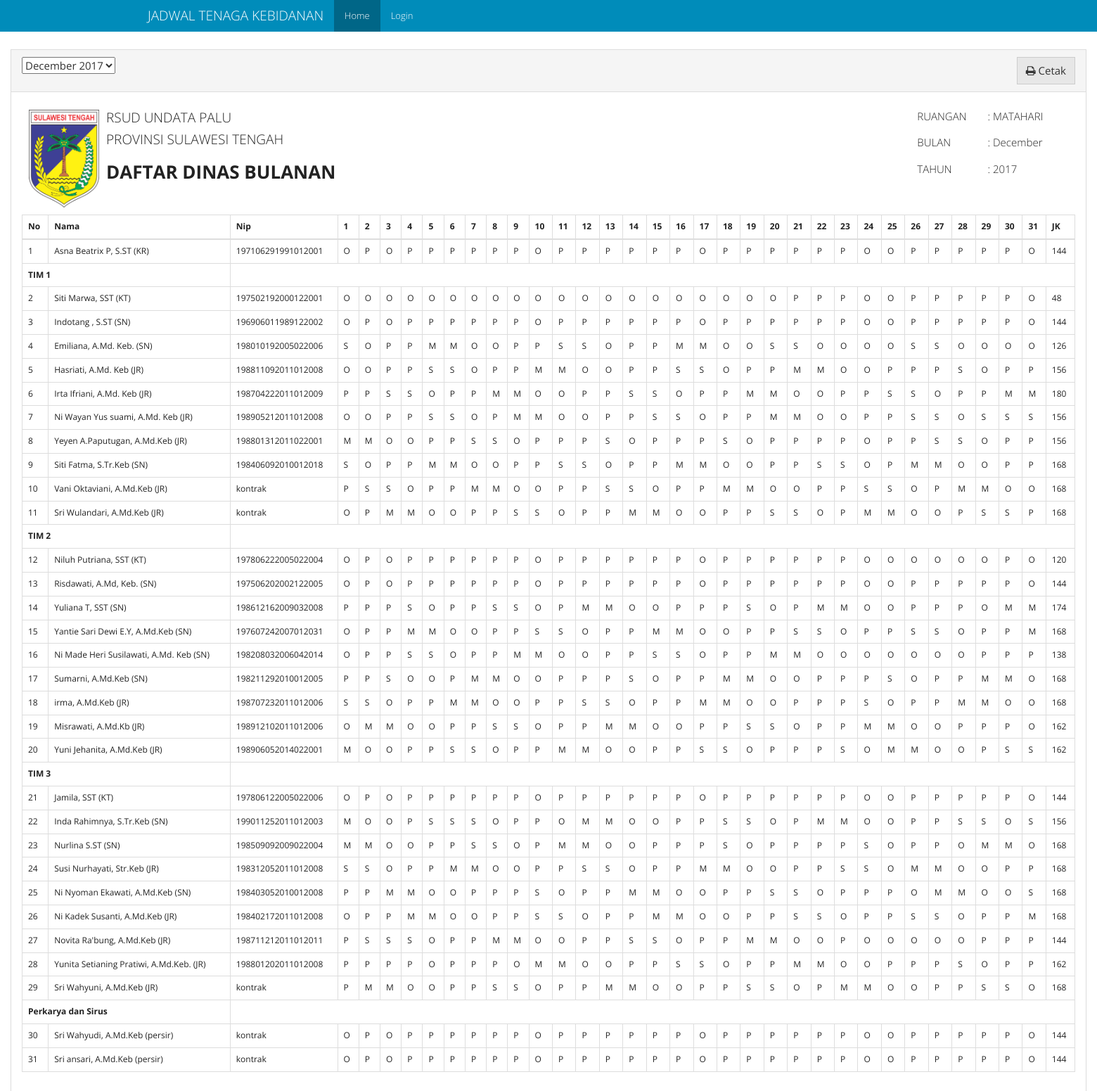
Before: / with the older database file.
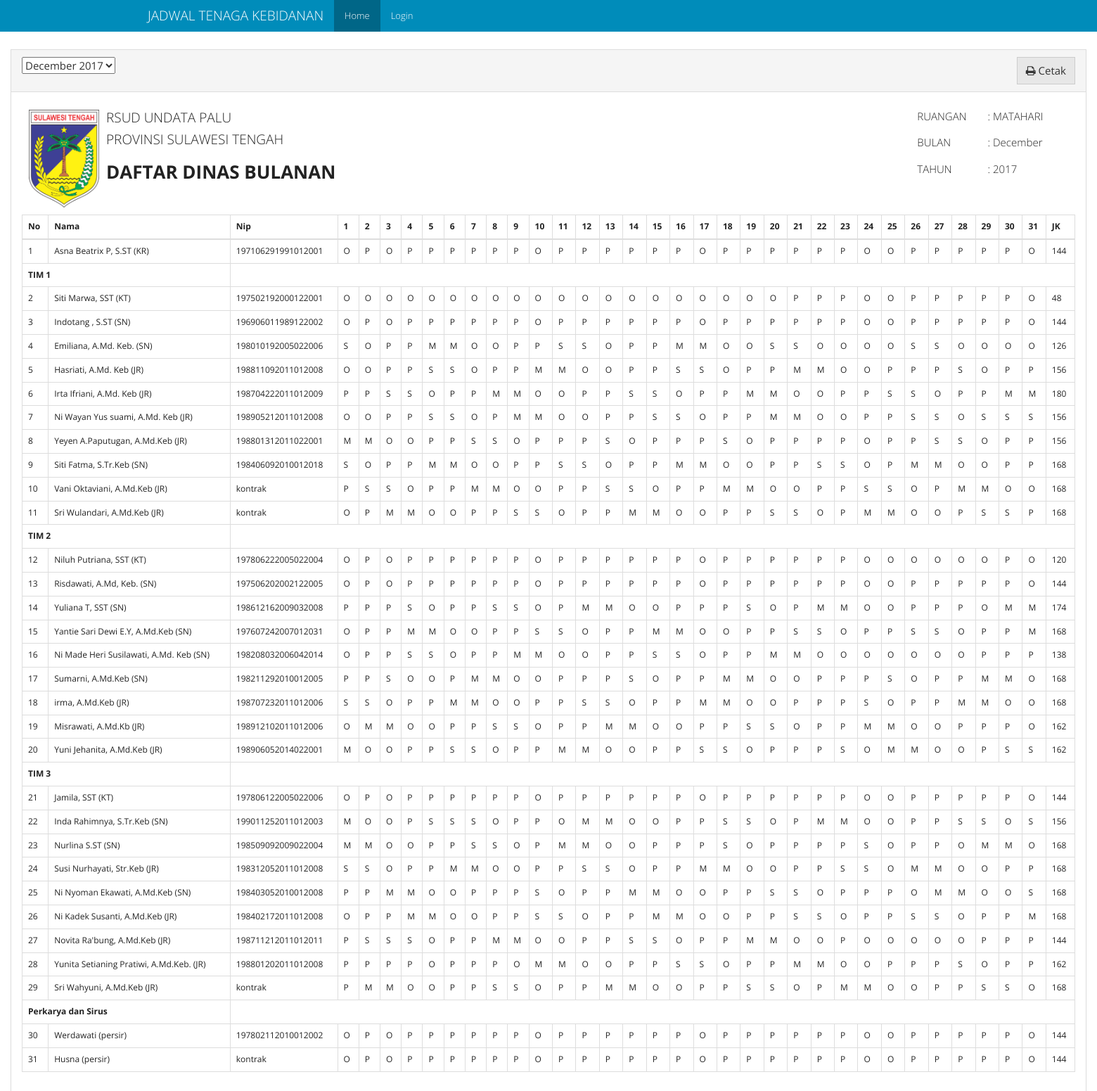
After: the same page with the newer database file.
### models.py (models this page shows, shortened)
class Schedules(db.Model):
    id = db.Column(db.Integer, primary_key=True)
    periode_id = db.Column(db.Integer, db.ForeignKey("periode.id"), nullable=False)
    bidan_id = db.Column(db.Integer, db.ForeignKey("bidan.id", ondelete='SET NULL'), nullable=True)
    shift = db.Column(db.Text, default="", nullable=True)
    rest_shift = db.Column(db.Text, default="CLEAR", nullable=True)
    name = db.Column(db.String(50), nullable=True)
    nip = db.Column(db.String(20), nullable=True)
    officer = db.Column(db.String(20), nullable=True)
    tim = db.Column(db.String(10), nullable=True)

### views.py (the view)
@app.route("/", methods=['GET', 'POST'])
def homepage():
    table_query = Schedules.query \
        .join(Periode) \
        .add_columns(Schedules.id.label("schedule_id"), Schedules.officer, Schedules.nip, Schedules.name, Schedules.shift, Schedules.rest_shift, Schedules.tim, Periode.id, Periode.periode)
    table_periode = table_query.order_by(Periode.periode.desc()).group_by(Periode.periode).all()
    list_periode = []
    for periode in table_periode:
        pr = {}
        pr["id"] = periode.periode.strftime("%Y-%m-%d")
        pr["periode"] = periode.periode.strftime("%B %Y")
        list_periode.append(pr)
    if request.method == 'POST':
        periode_periode = request.form["select-periode"]
    else:
        periode_periode = list_periode[0]["id"]
    periode_split = periode_periode.split("-")
    periode_date = datetime.date(int(periode_split[0]), int(periode_split[1]), 1)
    current_periode = {"bulan": periode_date.strftime("%B"), "tahun": periode_date.strftime("%Y")}
    days = calendar.monthrange(periode_date.year, periode_date.month)[1]
    kt = [shift_list(table_query.filter((Schedules.officer == "KT") & (Schedules.tim == "tim1")).filter(Periode.periode == periode_date).all()),
          shift_list(table_query.filter((Schedules.officer == "KT") & (Schedules.tim == "tim2")).filter(Periode.periode == periode_date).all()),
          shift_list(table_query.filter((Schedules.officer == "KT") & (Schedules.tim == "tim3")).filter(Periode.periode == periode_date).all())]
    tim = [shift_list(table_query.filter((Schedules.tim == "tim1") & (Schedules.officer != "KT")).filter(Periode.periode == periode_date).order_by(Schedules.bidan_id.asc()).all()),
           shift_list(table_query.filter((Schedules.tim == "tim2") & (Schedules.officer != "KT")).filter(Periode.periode == periode_date).order_by(Schedules.bidan_id.asc()).all()),
           shift_list(table_query.filter((Schedules.tim == "tim3") & (Schedules.officer != "KT")).filter(Periode.periode == periode_date).order_by(Schedules.bidan_id.asc()).all())]
    persir = shift_list(table_query.filter(Schedules.officer == "persir").order_by(Schedules.id.asc()).filter(Periode.periode == periode_date).all())
    periode_schedule = {"kr": shift_list(table_query.filter(Schedules.officer == "KR").filter(Periode.periode == periode_date).all()),
                        "kt": kt, "tim": tim, "persir": persir}
    return render_template('home.html', periode=list_periode, table=periode_schedule, periode_value=periode_periode, days=days, current_periode=current_periode)

### app.py (called while the page is built)
@app.before_request
def _before_request():
    g.user = current_user

### views.py (called while the page is built)
def shift_list(obj):
    new_obj = []
    for result in obj:
        temp_obj = {}
        temp_obj["id"] = result.id
        temp_obj["name"] = result.name
        temp_obj["officer"] = result.officer
        temp_obj["tim"] = result.tim
        temp_obj["nip"] = result.nip
        shift = ''.join(result.shift.split())
        if shift != "" and shift != "CLEAR":
            temp_obj["shift"] = result.shift.split(",")
        else:
            temp_obj["shift"] = None
        rest_shift = ''.join(result.rest_shift.split())
        if rest_shift != "" and rest_shift != "CLEAR":
            temp_obj["rest_shift"] = result.rest_shift.split(",")
        else:
            temp_obj["rest_shift"] = None
        temp_obj['total_jam_kerja'] = get_hours_total(temp_obj)
        temp_obj["schedule_id"] = result.schedule_id
        new_obj.append(temp_obj)
    return new_obj

### templates/home.html (shortened to what this page needs)
{% extends "base.html" %}
{% from "macro/shift_element.html" import shift_element %}
{% block class_container %}container-fluid{% endblock %}
{% block nav_home %} active {% endblock %}
{%  block content %}
<div class="panel panel-default">
		  <div class="panel-heading">
		  	  <div class="form-group">
				  <form action="/" id="form-periode" class="form form-inline" method="post">
					  <select  name="select-periode" id="select-periode">
						{% for pr in periode %}
							<option value="{{pr['id']}}">{{pr['periode']}}</option>
						{% endfor %}
					  </select>
                      <button id="cetak-jadwal" class="btn btn-default pull-right"> <i class="fa fa-print" aria-hidden="true"></i>  Cetak</button>
				  </form>
		        </div>
		  </div>
		  <div class="panel-body">
              <div class="row">
                    <div class="col-xs-6 block">
                        <img class="pull-left gap-right" style="width: 100px; heigth: 100px; margin:10px;" src="{{ url_for('static', filename='images/logo-sulteng.png')}}" alt="">
                        <H4>RSUD UNDATA PALU</H4>
                        <H4>PROVINSI SULAWESI TENGAH</H4>
                        <H3><strong>DAFTAR DINAS BULANAN</strong></H3>
                    </div>
                    <div class="col-xs-6 col-xs-push-4 block">
                        <table>
                            <tr>
                                <td style="padding-right:30px;"><h5>RUANGAN</h5></td>
                                <td><h5>: MATAHARI</h5></td>
                            </tr>
                             <tr>
                                <td><h5>BULAN</h5></td>
                                <td><h5>: {{ current_periode['bulan'] }}</h5></td>
                            </tr>
                             <tr>
                                <td><h5>TAHUN</h5></td>
                                <td><h5>: {{ current_periode['tahun'] }}</h5></td>
                            </tr>
                        </table>
                    </div>
                </div>
                <table class="table table-bordered table-responsive">
                  <thead>
                    <tr>
                      <th>No</th>
                      <th>Nama</th>
                      <th>Nip</th>
                      {% for i in range(days) %}
                        <th>{{loop.index}}</th>
                      {% endfor %}
                        <th>JK</th>
                    </tr>
                  </thead>
                  <tbody>
                    <tr>
                      <td class="table-number">-</td>
                      {% for table in table['kr'] %}
                          <td>{{ table.name }} ({{table.officer}})</td>
                          <td>{{ table.nip|default('<unknown>', True) }}</td>
                          {{ shift_element(table,days) }}
                        <td>{{ table.total_jam_kerja}}</td>
                      {% endfor %}
                    </tr>
                  {% for i in range(0, (table['kt']) | length) %}
                        {% if table['tim'][i] is defined and table['tim'][i]|length > 0 %}
                            <tr>
                              <td colspan="2"><strong>TIM {{ loop.index }}</strong></td>
                            </tr>
                            <tr>
                              <td class="table-number">-</td>
                              {% for table in table['kt'][i] %}
                                  <td>{{ table.name }} ({{table.officer}})</td>
                                  <td>{{ table.nip|default('<unknown>', True) }}</td>
                                  {{ shift_element(table,days) }}
                                <td>{{ table.total_jam_kerja}}</td>
                              {% endfor %}
                            </tr>
                            {% for table in table['tim'][i] %}
                              <tr>
                                <td class="table-number">-</td>
                                <td>{{ table.name }} ({{table.officer}})</td>
                                <td>{{ table.nip|default('<unknown>', True) }}</td>
                                {{ shift_element(table,days) }}
                                  <td>{{ table.total_jam_kerja}}</td>
                              </tr>
                            {% endfor %}
                        {% endif %}
                    {% endfor %}
                  {% if table['persir'] is defined and table['persir']|length > 0 %}
                        <tr>
                                  <td colspan="2"><strong>Perkarya dan Sirus</strong></td>
                        </tr>
                        {% for table in table['persir'] %}
                                  <tr>
                                    <td class="table-number">-</td>
                                    <td>{{ table.name }} ({{table.officer}})</td>
                                    <td>{{ table.nip|default('<unknown>', True) }}</td>
                                    {{ shift_element(table,days) }}
                                      <td>{{ table.total_jam_kerja}}</td>
                                  </tr>
                        {% endfor %}
                    {% endif %}
                  </tbody>
                </table>
		  </div>
		</div>
{% endblock %}

### templates/base.html (shortened to what this page needs)
<!DOCTYPE html>
<html lang="en">
<head>
    <link rel="stylesheet" href="{{ url_for('static', filename='css/bootstrap.min.css')}}">
    <link rel="stylesheet" href="{{ url_for('static', filename='css/font-awesome.css')}}">
</head>
<body>
<nav class="navbar navbar-inverse navbar-fixed-top">
    <div class="container">
        <div class="navbar-header">
            <a class="navbar-brand" href="#">{% block branding %}JADWAL TENAGA KEBIDANAN{% endblock %}</a>
        </div>
        <div id="navbar" class="collapse navbar-collapse">
            <ul class="nav navbar-nav">
                <li class="{% block nav_home %}{% endblock %}"><a href="{{ url_for('homepage') }}">Home</a></li>
                {% if g.user.is_authenticated %}
                    <li class="{% block nav_penjadwalan %}{% endblock %}"><a href="{{ url_for('penjadwalan') }}">Penjadwalan</a></li>
                    <li class="{% block nav_setting %}{% endblock %}"><a href="{{ url_for('setting') }}">Pengaturan Proses</a></li>
                    <li class=""><a href="/admin/">Admin</a></li>
                    <li><a href="{{ url_for('logout') }}">Logout</a></li>
                {% else %}
                    <li class="{% block nav_login %}{% endblock %}"><a href="{{ url_for('login') }}">Login</a></li>
                {% endif %}
            </ul>
        </div>
    </div>
</nav>
<div class="{% block class_container %}container{% endblock %}" style="margin-top: 70px;">
    {% block content %}
    {% endblock %}
</div>
</body>
</html>

### templates/macro/shift_element.html
{% macro shift_element(table,days) %}
  {% if table.rest_shift %}
    {% for i in range(days) %}
        {% if table.rest_shift[i] != '-' %}
            <td><strong>{{ table.rest_shift[i] }}</strong></td>
        {% else %}
            {% if table.shift %}
                <td>{{ table.shift[i] }}</td>
            {% else %}
                <td><strong>-</strong></td>
            {% endif %}
        {% endif %}
    {% endfor %}
  {% elif table.shift %}
    {% for i in range(days) %}
        <td>{{ table.shift[i] }}</td>
    {% endfor %}
  {% else %}
    {% for i in range(days) %}
        <td>-</td>
    {% endfor %}
  {% endif %}
{% endmacro %}

Changed rows visible on the page:
changed Schedules: name "Sri Wahyudi, A.Md.Keb" → "Werdawati"; nip "kontrak" → "197802112010012002"
changed Schedules: name "Sri ansari, A.Md.Keb" → "Husna"
